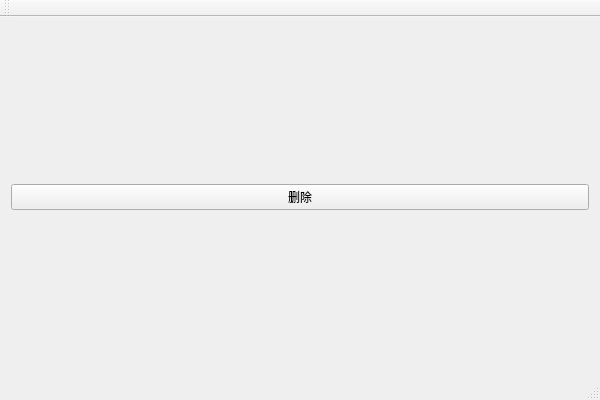
<?xml version="1.0" encoding="UTF-8"?>
<ui version="4.0">
 <class>widgetClass</class>
 <widget class="QMainWindow" name="widgetClass">
  <property name="geometry">
   <rect>
    <x>0</x>
    <y>0</y>
    <width>600</width>
    <height>400</height>
   </rect>
  </property>
  <property name="windowTitle">
   <string>widget</string>
  </property>
  <widget class="QWidget" name="centralWidget">
   <layout class="QGridLayout" name="gridLayout">
    <item row="0" column="0">
     <widget class="QPushButton" name="pushButton">
      <property name="text">
       <string>删除</string>
      </property>
     </widget>
    </item>
   </layout>
  </widget>
  <widget class="QMenuBar" name="menuBar">
   <property name="geometry">
    <rect>
     <x>0</x>
     <y>0</y>
     <width>600</width>
     <height>23</height>
    </rect>
   </property>
  </widget>
  <widget class="QToolBar" name="mainToolBar">
   <attribute name="toolBarArea">
    <enum>TopToolBarArea</enum>
   </attribute>
   <attribute name="toolBarBreak">
    <bool>false</bool>
   </attribute>
  </widget>
  <widget class="QStatusBar" name="statusBar"/>
 </widget>
 <layoutdefault spacing="6" margin="11"/>
 <resources>
  <include location="widget.qrc"/>
 </resources>
 <connections/>
</ui>
